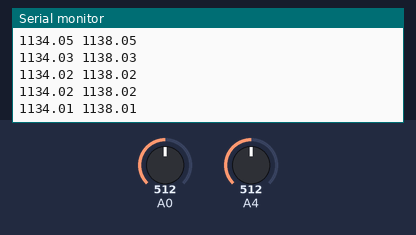
Bench run of a sketch on a simulated Arduino Uno, built with avr-gcc and run on an emulated ATmega328P. Shown: the last lines printed to the serial monitor. The test bench sets the inputs (shaded band); at power-on: A0 = 512, A4 = 512.

Above: at 1.2 s.
1.3 s: A0 set to 716
At 1.31 s:
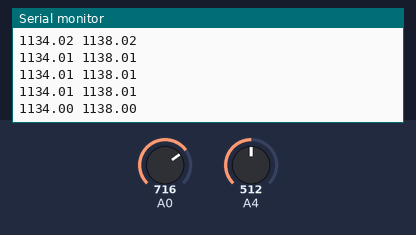
2.8 s: A4 set to 716
At 2.81 s:
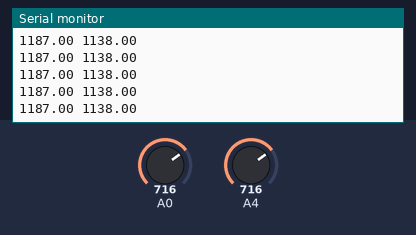
4.3 s: A0 set to 900
At 4.3 s:
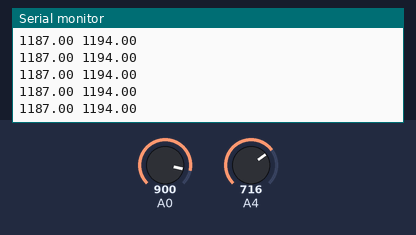
5.8 s: A4 set to 900
At 5.84 s:
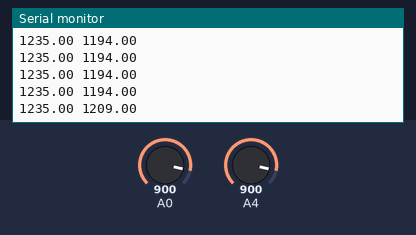
Timing chart, 0 to 8.3 s (numbered marks = the images above; inputs shaded):
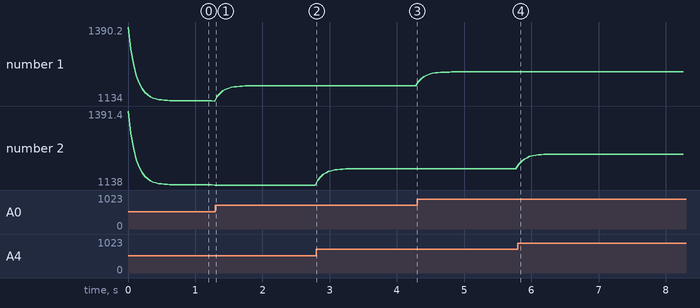

Measured:
- after the input at 5.8 s, the serial monitor: prints a new line at once (image 4)
- plotted number 1: 1134 → 1187 after the input at 1.3 s, 1187 → 1235 after the input at 4.3 s
- plotted number 2: 1138 → 1194 after the input at 2.8 s, 1194 → 1244 after the input at 5.8 s

The sketch:

JoystickTests.ino
```cpp
float jx = 1500;
float jy = 1500;

float mapJoystickValues(int val, int middle_point, float lower_output,  float upper_output)
{
  float output_middle_point = (lower_output + upper_output)/2;
  float temp = 0;
  if(val < middle_point)
  {
    temp = map(val, 0, middle_point, lower_output, output_middle_point);
  }
  else
  {
    temp = map(val, middle_point, 4095, output_middle_point, upper_output);
  }
  return temp;
}

void setup() {
  // put your setup code here, to run once:
  Serial.begin(115200);

}

void loop() {
  float x = mapJoystickValues(analogRead(14), 1907, 1000.0, 2000.0);
  float y = mapJoystickValues(analogRead(12), 1843, 1000.0, 2000.0);

  jx = 0.7*jx + 0.3*x;
  jy = 0.7*jy + 0.3*y;

  // put your main code here, to run repeatedly:
  Serial.print(jx); //X
  Serial.print(" ");
  Serial.println(jy); //Y
  delay(40);
}
```
